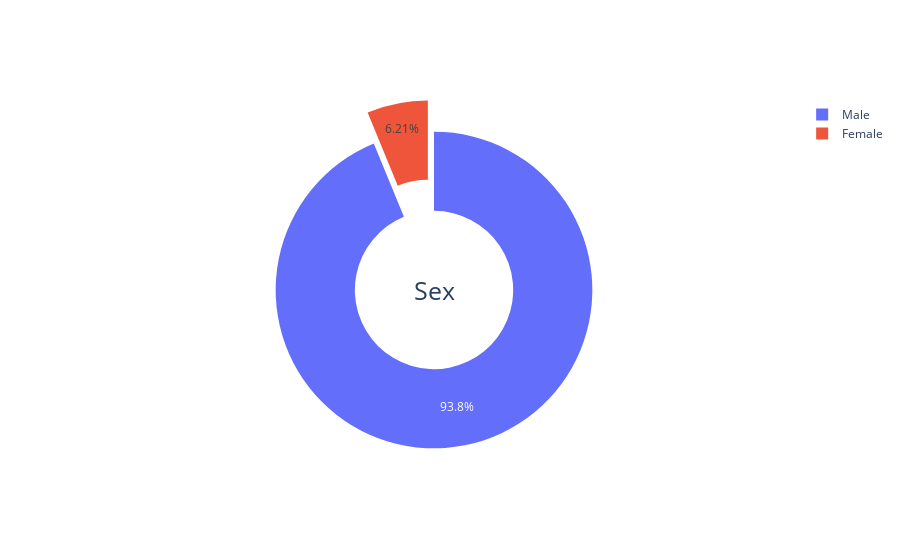

Notebook code for this chart:
### Code cell
sex = data.sex.value_counts()
fig = go.Figure(data=[go.Pie(labels=sex.index, values=sex.values, hole=.5, pull=[0, 0.2])])
fig.update_layout(annotations=[dict(text="Sex", showarrow=False, font_size=25)])
fig.show()

### Figure 1 — Plotly figure (JSON) as saved in the notebook; plotly's stock layout.template omitted (floating-point values rounded to 4 significant figures)
{"data": [{"hole": 0.5, "labels": ["Male", "Female"], "pull": [0, 0.2], "type": "pie", "values": [876, 58]}], "layout": {"annotations": [{"font": {"size": 25}, "showarrow": false, "text": "Sex"}]}}
